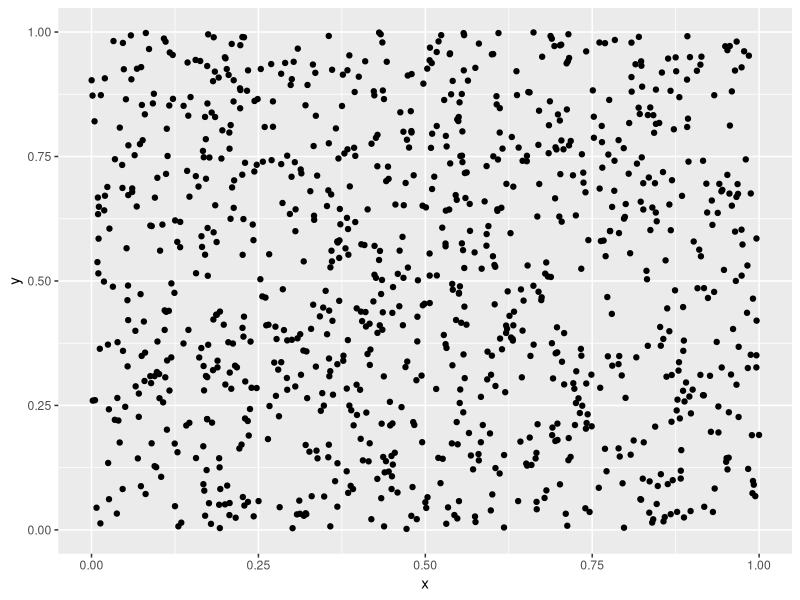
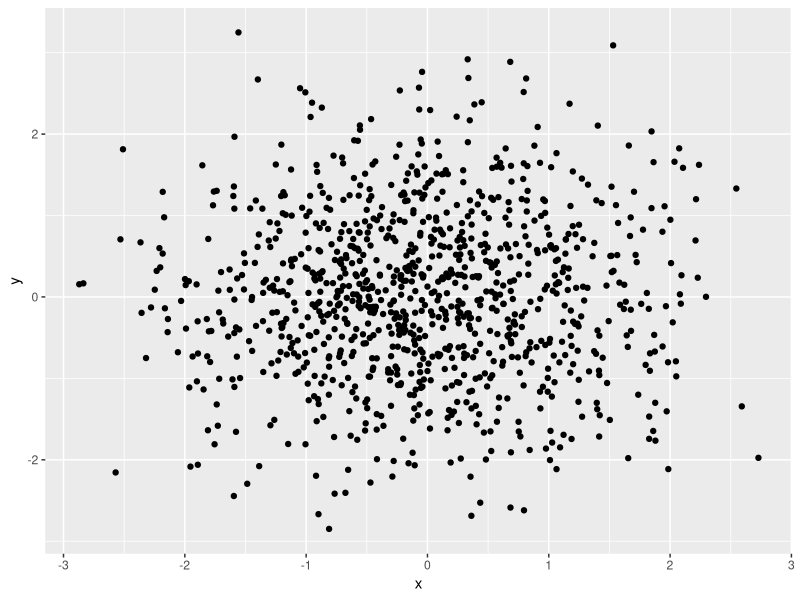
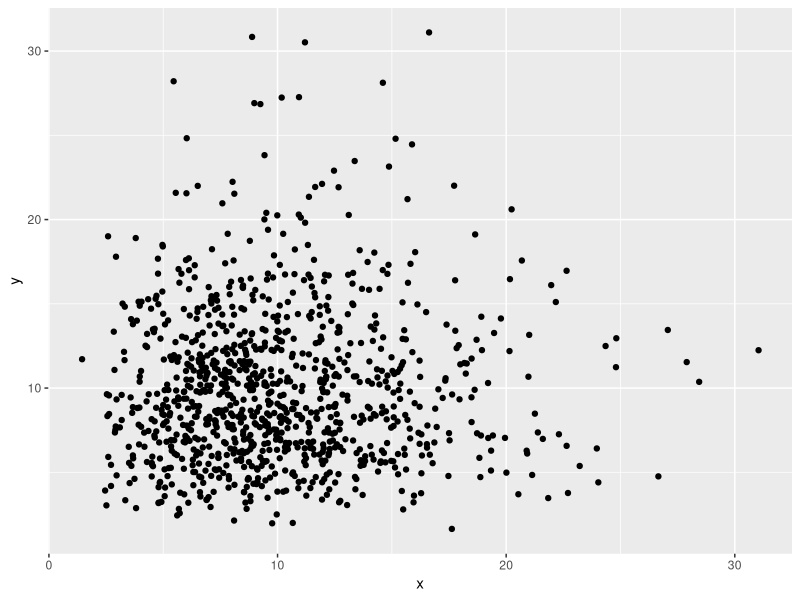
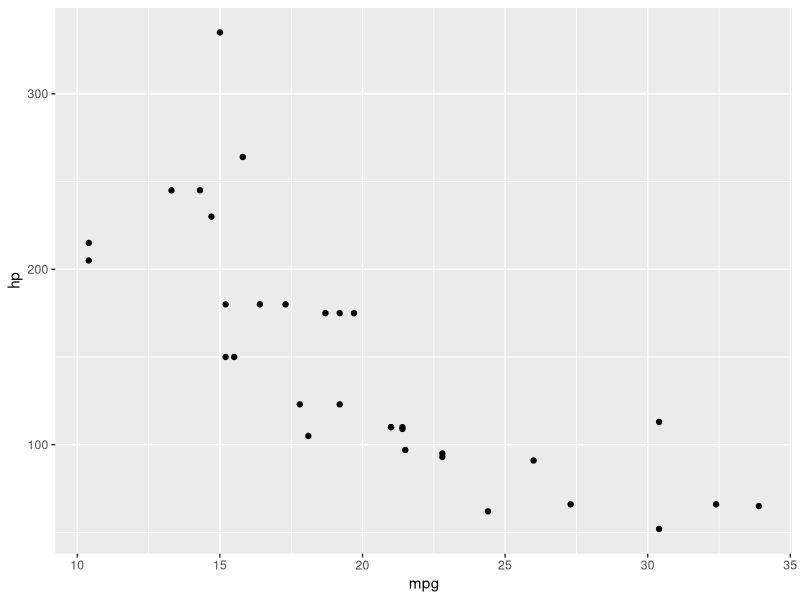

Write R code to recreate these figures, in order.
## ---- chunk 1
identity(list(1, "Daten und Information", TRUE))
## ---- chunk 2
c(1, 9 , 7, 3, 5) * 2
## ---- chunk 3
c(1, 2, 3, 4) |> sum()
## ---- chunk 4
seq(5) 
seq(2, 5) 
seq(2, len = 5) 
seq(2, len = 3, by = 2) 
## ---- chunk 5
seq(1, len = 4, by = 0)
## ---- chunk 6
rep(1, 4)
## ---- chunk 7
runif(5)
## ---- chunk 8
#| label: fig-runif
#| echo: false
#| warning: false
#| fig-cap: Visualisierung von Zufallswerten

library(tidyverse)

data.frame(x = runif(1000), y = runif(1000)) |> 
  ggplot(aes(x, y)) + geom_point()
## ---- chunk 9
runif(10, min = -10, max = 10) |> trunc()
## ---- chunk 10
#| label: fig-rnorm
#| echo: false
#| warnings: false
#| fig-cap: Visualisierung von normalverteilten Zufallswerten

data.frame(x = rnorm(1000), y = rnorm(1000)) |> 
  ggplot(aes(x, y)) + geom_point()
## ---- chunk 11
#| label: fig-rchisq
#| echo: false
#| warnings: false
#| fig-cap: Visualisierung von $\chi^2$-verteilten Zufallswerten

data.frame(x = rchisq(1000, 10), y = rchisq(1000, 10)) |> 
  ggplot(aes(x, y)) + geom_point()
## ---- chunk 12
`+`(1, 2)
## ---- chunk 13
quadrat_minus_eins = function (parameter) {
    parameter ^ 2 - 1
}
## ---- chunk 14
quadrat_minus_eins(2)
## ---- chunk 15
# Deklarationen
var1 = 1
f = function (x) {
    var1 = x + var1
    var1
}

# Anwendung
f(2)
var1
## ---- chunk 16
# Deklarationen
var1 = 1
f = function (x) {
    x + var1 ->> var1
    var1
}

# Anwendung
f(2)
var1
## ---- chunk 17
map(rbinom(10, 7, .5), \(x) x - 4) |> unlist()
# Alternativ
map_vec(rbinom(10, 7, .5), \(x) x - 4)
## ---- chunk 18
n = 6

fib_add = function (a, b) c(a[2], a[1] + a[2])

reduce(seq(2, len = n-1), fib_add, .init = c(0,1))[2]
## ---- chunk 19
potenz_factory = function(e) function (x) x ^ e

quadrieren = potenz_factory(2)
kubieren = potenz_factory(3)

quadrieren(c(2, 3, 4))
kubieren(c(1, 2, 3))
## ---- chunk 20
potenz_reduzierer = function(e) function (p, x) p + x ^ e

reduce(c(1,2,3), potenz_reduzierer(1)) # Summe 
reduce(c(1,2,3), potenz_reduzierer(2)) # Quadrat-Summe
reduce(c(1,2,3), potenz_reduzierer(3)) # Kubik-Summe
## ---- chunk 21
#| warning: false
library(tidyverse)

mtcars |> 
    ggplot(aes(mpg, hp)) +
        geom_point()
## ---- chunk 22
mtcars |> 
    dplyr::filter(hp > 200)
